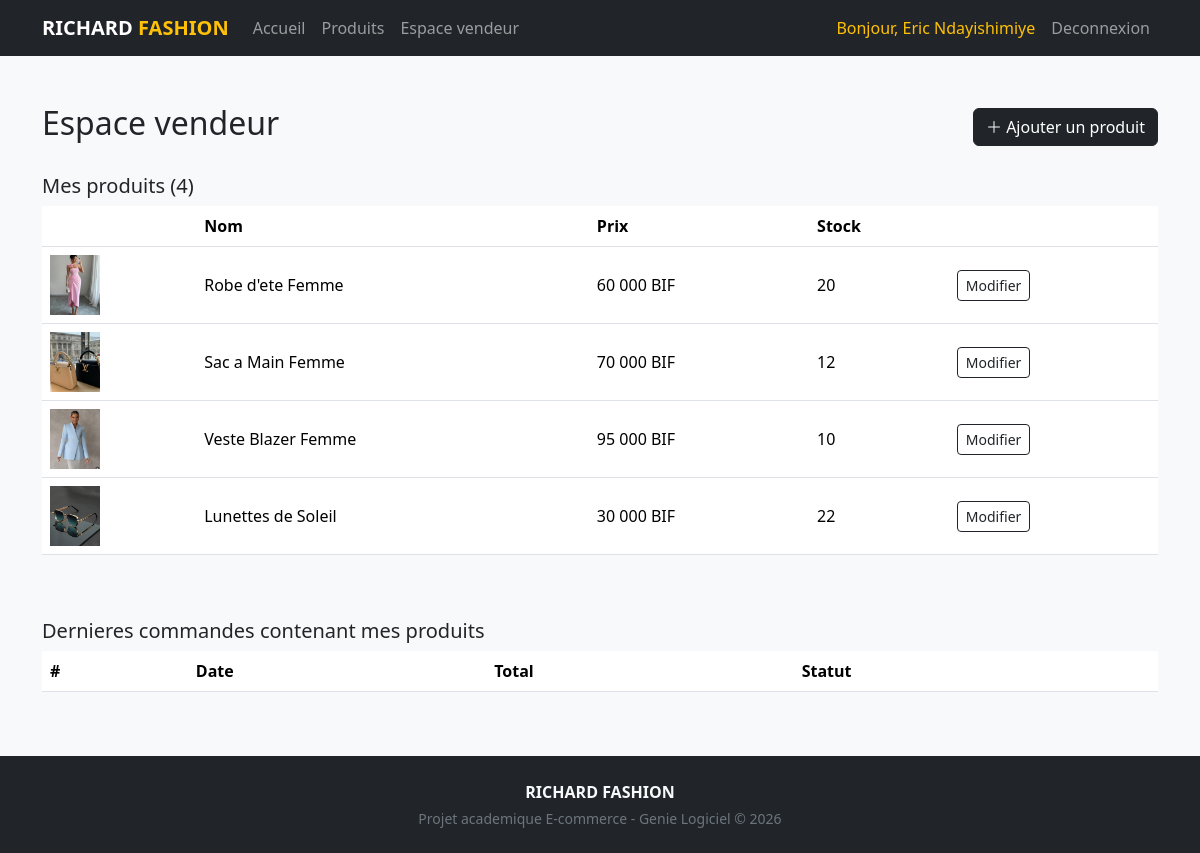
The page /vendeur/dashboard.php (signed in) on the database its author committed.
### tables this page shows
CREATE TABLE produits (
    id INT AUTO_INCREMENT PRIMARY KEY,
    vendeur_id INT NOT NULL,
    nom VARCHAR(150) NOT NULL,
    description TEXT,
    prix DECIMAL(10,2) NOT NULL,
    stock INT NOT NULL DEFAULT 0,
    taille VARCHAR(50),
    couleur VARCHAR(50),
    date_ajout DATETIME DEFAULT CURRENT_TIMESTAMP,
    FOREIGN KEY (vendeur_id) REFERENCES utilisateurs(id) ON DELETE CASCADE
);

### vendeur/dashboard.php (the view, shortened to what this page needs)
<?php
$pdo = getConnexion();
$produits = $pdo->prepare(
    "SELECT p.*, (SELECT chemin_image FROM produit_images WHERE produit_id = p.id AND est_principale = 1 LIMIT 1) AS image
     FROM produits p WHERE p.vendeur_id = :vid ORDER BY p.date_ajout DESC"
);
$produits->execute([':vid' => $_SESSION['user_id']]);
$produits = $produits->fetchAll();
require_once __DIR__ . '/../includes/header.php';
?>
<div class="container my-5">
  <div class="d-flex justify-content-between align-items-center mb-4">
    <h2>Espace vendeur</h2>
    <a href="ajouter_produit.php" class="btn btn-dark"><i class="bi bi-plus-lg"></i> Ajouter un produit</a>
  </div>
  <h5>Mes produits (<?= count($produits) ?>)</h5>
  <div class="table-responsive mb-5">
    <table class="table bg-white align-middle">
      <thead><tr><th></th><th>Nom</th><th>Prix</th><th>Stock</th><th></th></tr></thead>
      <tbody>
      <?php foreach ($produits as $p): ?>
        <tr>
          <td><img src="../<?= htmlspecialchars($p['image']) ?>" width="50" height="60" style="object-fit:cover"></td>
          <td><?= htmlspecialchars($p['nom']) ?></td>
          <td><?= number_format($p['prix'], 0, ',', ' ') ?> BIF</td>
          <td><?= (int)$p['stock'] ?></td>
          <td><a href="modifier_produit.php?id=<?= $p['id'] ?>" class="btn btn-sm btn-outline-dark">Modifier</a></td>
        </tr>
      <?php endforeach; ?>
      </tbody>
    </table>
  </div>
  <h5>Dernieres commandes contenant mes produits</h5>
  <div class="table-responsive">
    <table class="table bg-white align-middle">
      <thead><tr><th>#</th><th>Date</th><th>Total</th><th>Statut</th></tr></thead>
    </table>
  </div>
</div>
<?php require_once __DIR__ . '/../includes/footer.php'; ?>

### assets/css/style.css (style rules this page uses)
body { background-color: #f8f9fa; }

### rows shown on the page
produits: shows a picture, nom "Robe d'ete Femme", prix "60 000", stock "20"
produits: shows a picture, nom "Sac a Main Femme", prix "70 000", stock "12"
produits: shows a picture, nom "Veste Blazer Femme", prix "95 000", stock "10"
produits: shows a picture, nom "Lunettes de Soleil", prix "30 000", stock "22"

### other values the page prints
$user['nom'] "Eric Ndayishimiye"
count($produits) "4"
